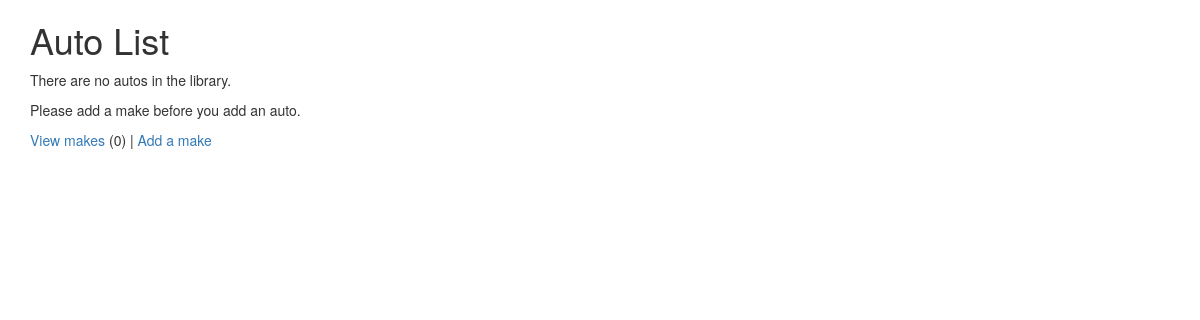
Before: /autos/ (signed in) with the older database file.
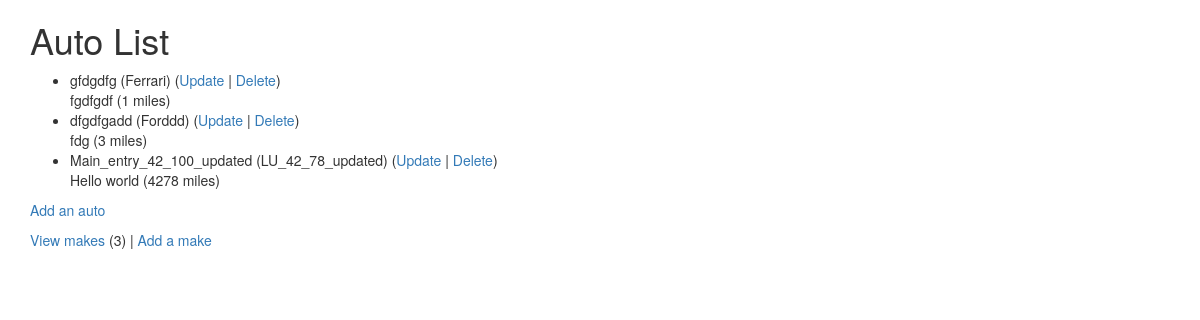
After: the same page with the newer database file.
### autos/models.py (models this page shows, shortened)
class Auto(models.Model):
    nickname = models.CharField(
        max_length=200,
        help_text='Enter a nickname.',
        validators=[MinLengthValidator(2, 'Nickname must be greater than 1 character.')]
    )
    mileage = models.PositiveBigIntegerField()
    comments = models.CharField(max_length=300)
    make = models.ForeignKey('Make', on_delete=models.CASCADE, null=False)

class Make(models.Model):
    name = models.CharField(
        max_length=200,
        help_text='Enter a make (e.g. McLaren)',
        validators=[MinLengthValidator(2, 'Make must be greater than 1 character.')]
    )
    def __str__(self):
        return self.name

### autos/views.py (the view)
# urls.py: path('', views.IndexView.as_view(), name='auto_list'),
class IndexView(LoginRequiredMixin, View):
    def get(self, request):
        mc = Make.objects.all().count()
        al = Auto.objects.all()
        ctx = {'make_count': mc, 'auto_list': al}
        return render(request, 'autos/auto_list.html', ctx)

### autos/templates/autos/auto_list.html
{% extends "base_bootstrap.html" %}
{% block content %}
    <h1>Auto List</h1>
    {% if auto_list %}
        <ul>
            {% for auto in auto_list %}
            <li>
                {{ auto.nickname }} ({{ auto.make }})
                (<a href="{% url 'autos:auto_update' auto.id %}">Update</a> |
                <a href="{% url 'autos:auto_delete' auto.id %}">Delete</a>) <br />
                {{ auto.comments }} ({{ auto.mileage }} miles)
            </li>
            {% endfor %}
        </ul>
    {% else %}
        <p>There are no autos in the library.</p>
    {% endif %}
    <p>
        {% if make_count > 0 %}
            <a href="{% url 'autos:auto_create' %}">Add an auto</a>
        {% else %}
            Please add a make before you add an auto.
        {% endif %}
    </p>
    <p>
        <a href="{% url 'autos:make_list' %}">View makes</a> ({{ make_count }}) |
        <a href="{% url 'autos:make_create' %}">Add a make</a>
    </p>
{% endblock %}

Changed rows visible on the page:
added Auto: nickname "gfdgdfg", make "Ferrari", comments "fgdfgdf", mileage "1"
added Auto: nickname "dfgdfgadd", make "Forddd", comments "fdg", mileage "3"
added Auto: nickname "Main_entry_42_100_updated", make "LU_42_78_updated", comments "Hello world", mileage "4278"
Other visible differences:
{{ make_count }}: "0" → "3"
text no longer shown: "There are no autos in the library. Please add a make before you add an auto."
text now shown: "Add an auto"
